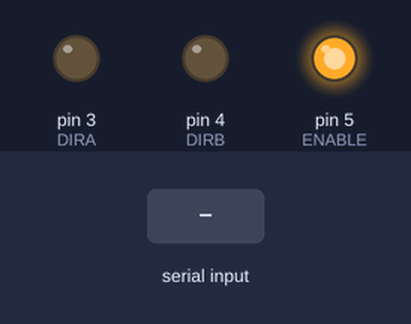
This sketch was run on a simulated Arduino Uno, built with avr-gcc and run on an emulated ATmega328P. Shown: output pins drawn as LEDs (lit = HIGH). The test bench sets the inputs (shaded band).

Above: at 1.2 s.
1.3 s: "1\n" received over Serial
At 2.5 s:
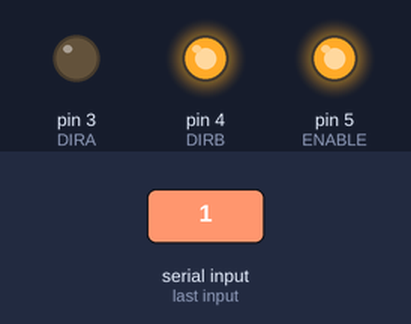
2.8 s: "2\n" received over Serial
At 3.8 s:
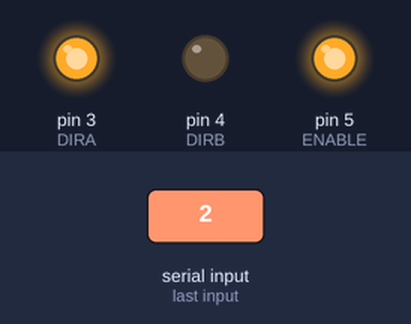
Timing chart, 0 to 5.8 s (numbered marks = the images above; inputs shaded):
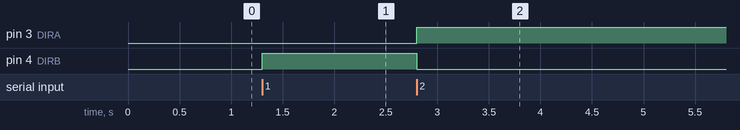

The sketch:

latest.ino
```cpp
#define ENABLE 5
#define DIRA 3
#define DIRB 4


void setup() {
  //---set pin direction
  pinMode(ENABLE,OUTPUT);
  pinMode(DIRA,OUTPUT);
  pinMode(DIRB,OUTPUT);
  Serial.begin(9600);
  digitalWrite(ENABLE,HIGH);
  analogWrite(ENABLE,255); //enable on
}

void loop() {
  if (Serial.available() > 0) {
    int num = Serial.parseInt();

    if (num == 1) {
      digitalWrite(DIRA,LOW); //one way
      digitalWrite(DIRB,HIGH);
    }

    if (num == 2) {
      digitalWrite(DIRA,HIGH); //one way
      digitalWrite(DIRB,LOW);
    }
  }
}
```

Measured:
- after the input at 1.3 s, pin 4 (DIRB): LOW → HIGH at once
- after the input at 2.8 s, pin 3 (DIRA): LOW → HIGH at once; pin 4 (DIRB): HIGH → LOW at once
